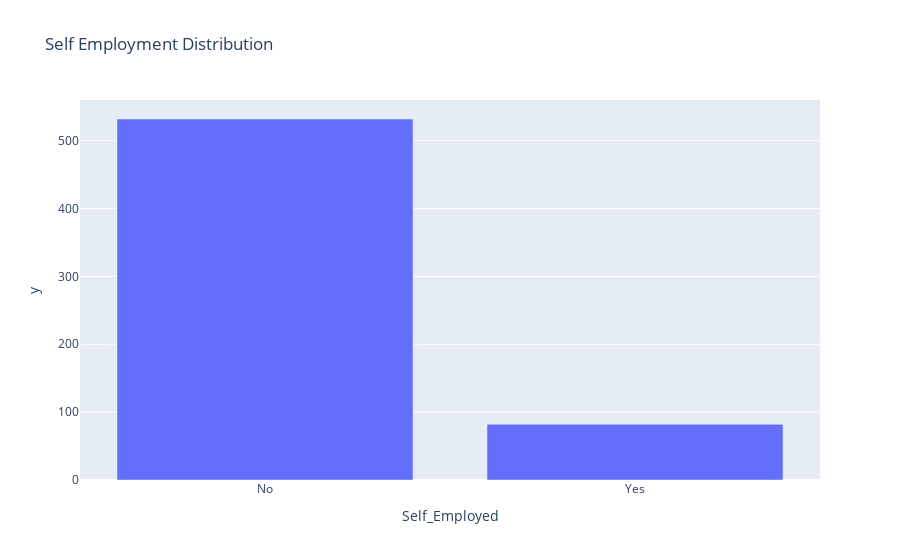

The code cell stored with this chart in its notebook:
### Code cell
self_employed_count = df['Self_Employed'].value_counts()
fig_self_employed = px.bar(self_employed_count,
                    x=self_employed_count.index,
                    y=self_employed_count.values,
                    title='Self Employment Distribution')
fig_self_employed.show()

### Figure 1 — Plotly figure (JSON) as saved in the notebook; plotly's stock layout.template omitted (floating-point values rounded to 4 significant figures)
{"data": [{"alignmentgroup": "True", "hovertemplate": "Self_Employed=%{x}<br>y=%{y}<extra></extra>", "legendgroup": "", "marker": {"color": "#636efa", "pattern": {"shape": ""}}, "name": "", "offsetgroup": "", "orientation": "v", "showlegend": false, "textposition": "auto", "type": "bar", "x": ["No", "Yes"], "xaxis": "x", "y": [532, 82], "yaxis": "y"}], "layout": {"autosize": true, "barmode": "relative", "legend": {"tracegroupgap": 0}, "title": {"text": "Self Employment Distribution"}, "xaxis": {"anchor": "y", "autorange": true, "domain": [0, 1], "range": [-0.5, 1.5], "title": {"text": "Self_Employed"}, "type": "category"}, "yaxis": {"anchor": "x", "autorange": true, "domain": [0, 1], "range": [0, 560], "title": {"text": "y"}, "type": "linear"}}}
